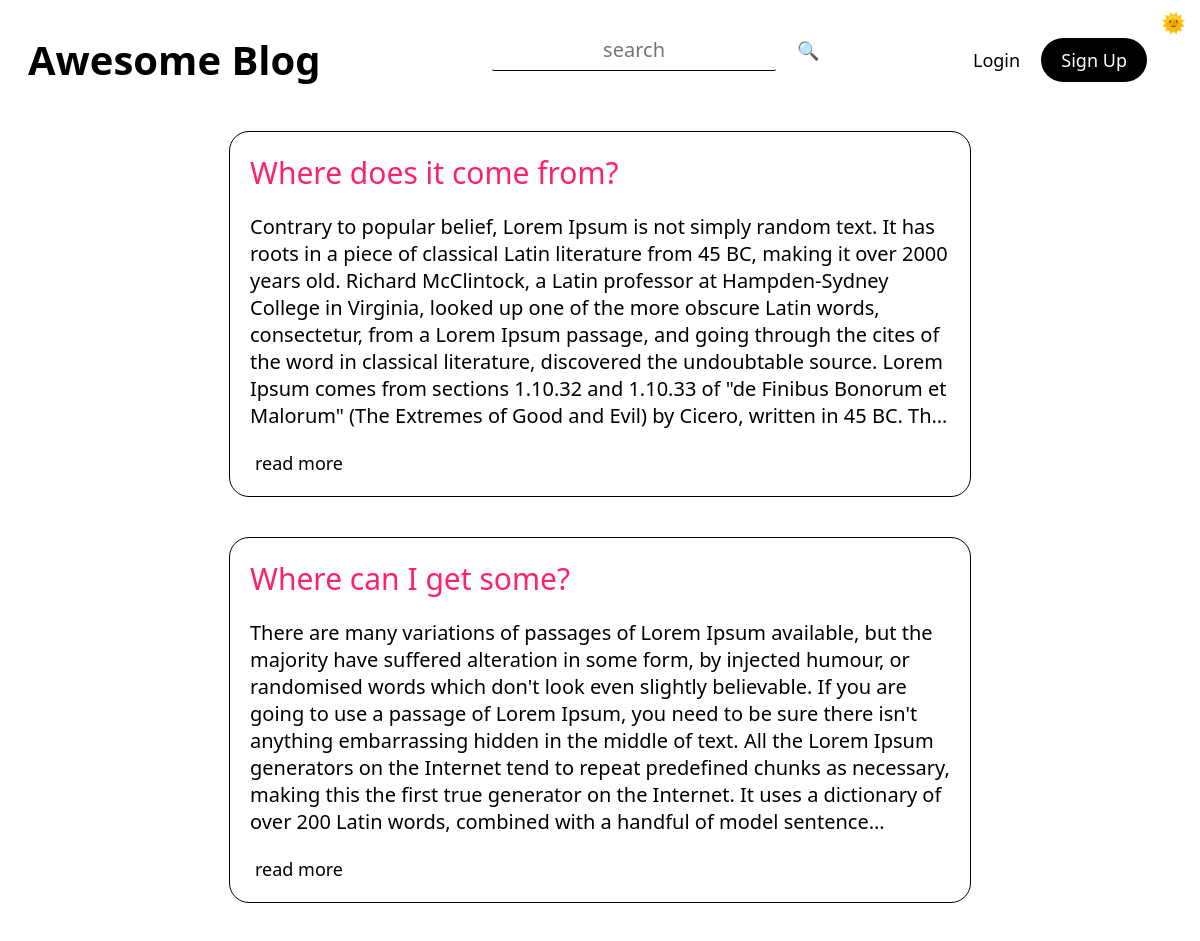
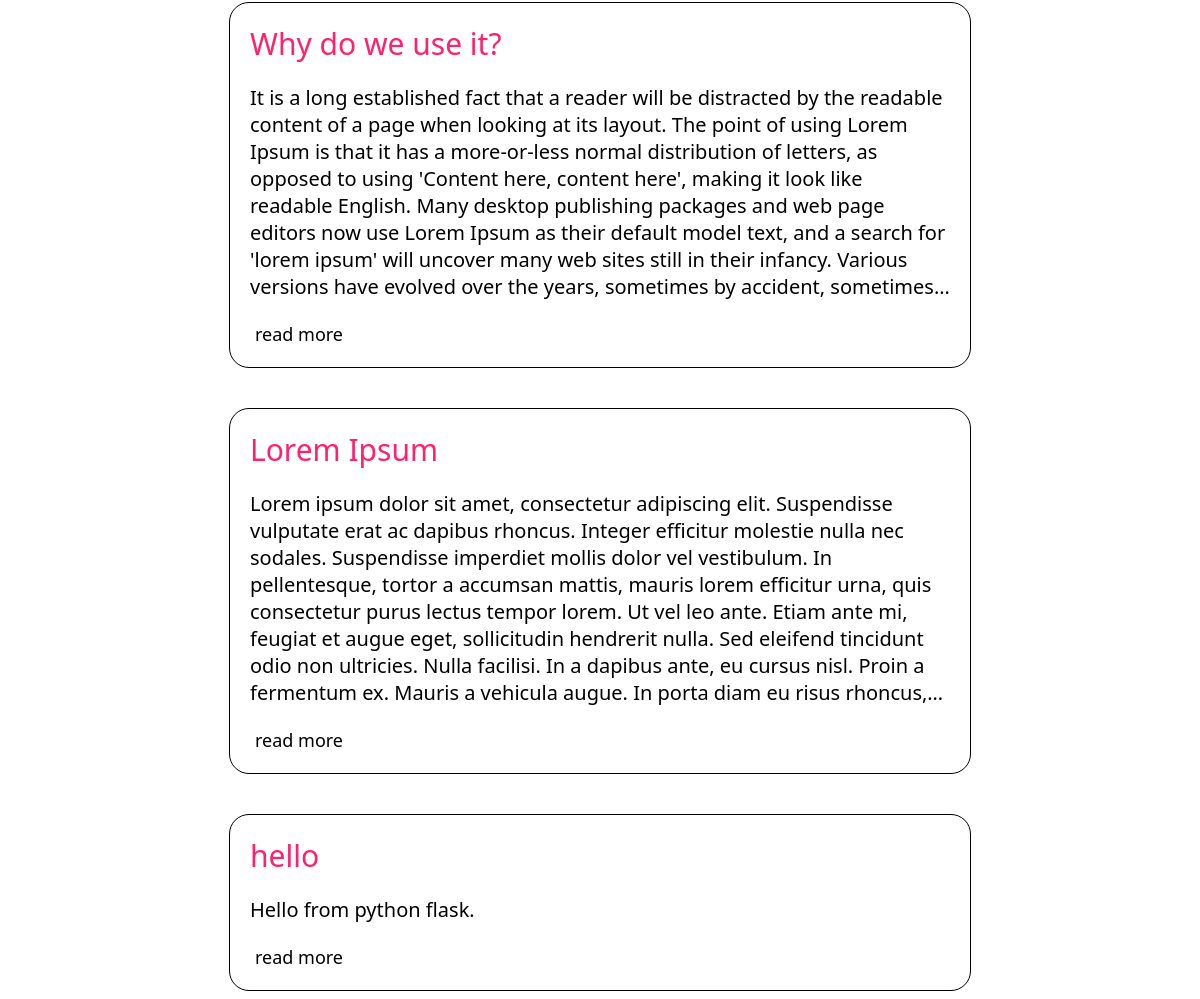
The page / on the database its author committed (2 pictures, top to bottom).
### tables this page shows
CREATE TABLE "posts" (
	"id"	INTEGER NOT NULL UNIQUE,
	"title"	TEXT NOT NULL,
	"tags"	TEXT,
	"content"	TEXT NOT NULL,
	"author"	TEXT NOT NULL,
	"date"	TEXT NOT NULL,
	"time"	TEXT NOT NULL,
	"views"	TEXT,
	"lastEditDate"	TEXT,
	"lastEditTime"	TEXT,
	PRIMARY KEY("id" AUTOINCREMENT)
);

### routes/index.py (the view)
@indexBlueprint.route("/")
def index():
    connection = sqlite3.connect("db/posts.db")
    cursor = connection.cursor()
    cursor.execute("select * from posts")
    posts = cursor.fetchall()
    return render_template(
        "index.html",
        posts=posts,
    )

### app.py (called while the page is built)
@app.context_processor
def utility_processor():
    getProfilePicture
    return dict(getProfilePicture=getProfilePicture)

### templates/index.html (shortened to what this page needs)
{% extends 'layout.html'%} {%block head%}
<link
  rel="stylesheet"
  href="{{ url_for('static', filename='css/index.css') }}"
/>
{% endblock head %} {%block body%} {% for post in posts %}
<div class="post centeredHorizontally">
  <a class="title textPrimary" href="post/{{post[0]}}">{{post[1]}}</a>
  <div class="content" tag="content">{{post[3]|safe}}</div>
  <a href="post/{{post[0]}}" class="btn btnLink">read more</a>
</div>
{% endfor %} {% endblock body %}

### static/css/general.css (style rules this page uses)
:root { --themePrimary: #000; --themeSecondary: #fff; --themeHelper: #303030; --primaryColor: #ff206e; --primaryHelper: #FF4F8C; }
* { font-family: system-ui, "Segoe UI", Roboto, Helvetica, Arial, sans-serif, "Apple Color Emoji", "Segoe UI Emoji", "Segoe UI Symbol"; color: var(--themePrimary); }
html { font-size: 125% !important; }
body { background-color: var(--themeSecondary); }
a { text-decoration: none; user-select: none; }
.centeredHorizontally { margin-left: auto; margin-right: auto; }
.btn { height: fit-content; width: fit-content; border-radius: 2rem; border: 0px; transition: 0.25s; font-weight: 500; cursor: pointer; font-size: 0.9rem; text-align: center; margin: 0rem 0.25rem; }
.btnLink { background-color: transparent; }
.textPrimary { color: var(--primaryColor); transition: 0.25s; }

### static/css/index.css (style rules this page uses)
.post { max-width: 35rem; max-height: fit-content; margin-top: 2rem; border: 1px solid var(--themePrimary); border-radius: 1rem; padding: 1rem; }
.content { display: -webkit-box; overflow: hidden; -webkit-line-clamp: 8; -webkit-box-orient: vertical; margin: 1rem 0rem; }
.content p { display: inline; }
.title { font-size: 1.5rem; }

### static/css/editor.css (style rules this page uses)
:root { --ck-border-radius: 1rem; --ck-font-size-base: 1rem; --ck-custom-background: hsl(270, 1%, 29%); --ck-custom-foreground: hsl(255, 3%, 18%); --ck-custom-border: hsl(300, 1%, 22%); --ck-custom-white: var(--light); --ck-color-base-foreground: var(--ck-custom-background); --ck-color-focus-border: hsl(208, 90%, 62%); --ck-color-text: hsl(0, 0%, 98%); --ck-color-shadow-drop: hsla(0, 0%, 0%, 0.2); --ck-color-shadow-inner: hsla(0, 0%, 0%, 0.1); --ck-color-button-default-background: var(--ck-custom-background); --ck-color-button-default-hover-background: hsl(270, 1%, 22%); --ck-color-button-default-active-background: hsl(270, 2%, 20%); --ck-color-button-default-active-shadow: hsl(270, 2%, 23%); --ck-color-button-default-disabled-background: var(--ck-custom-background); --ck-color-button-on-background: var(--ck-custom-foreground); --ck-color-button-on-hover-background: hsl(255, 4%, 16%); --ck-color-button-on-active-background: hsl(255, 4%, 14%); --ck-color-button-on-active-shadow: hsl(240, 3%, 19%); --ck-color-button-on-disabled-background: var(--ck-custom-foreground); --ck-color-button-action-background: hsl(168, 76%, 42%); --ck-color-button-action-hover-background: hsl(168, 76%, 38%); --ck-color-button-action-active-background: hsl(168, 76%, 36%); --ck-color-button-action-active-shadow: hsl(168, 75%, 34%); --ck-color-button-action-disabled-background: hsl(168, 76%, 42%); --ck-color-button-action-text: var(--ck-custom-white); --ck-color-button-save: hsl(120, 100%, 46%); --ck-color-button-cancel: hsl(15, 100%, 56%); --ck-color-dropdown-panel-background: var(--ck-custom-background); --ck-color-dropdown-panel-border: var(--ck-custom-foreground); --ck-color-split-button-hover-background: var(--ck-color-button-default-hover-background); --ck-color-split-button-hover-border: var(--ck-custom-foreground); --ck-color-input-background: var(--ck-custom-background); --ck-color-input-border: hsl(257, 3%, 43%); --ck-color-input-text: hsl(0, 0%, 98%); --ck-color-input-disabled-background: hsl(255, 4%, 21%); --ck-color-input-disabled-border: hsl(250, 3%, 38%); --ck-color-input-disabled-text: hsl(0, 0%, 78%); --ck-color-labeled-field-label-background: var(--ck-custom-background); --ck-color-list-background: var(--ck-custom-background); --ck-color-list-button-hover-background: var(--ck-custom-foreground); --ck-color-list-button-on-background: hsl(208, 88%, 52%); --ck-color-list-button-on-text: var(--ck-custom-white); --ck-color-panel-background: var(--ck-custom-background); --ck-color-panel-border: var(--ck-custom-border); --ck-color-toolbar-background: var(--ck-custom-background); --ck-color-toolbar-border: var(--ck-custom-border); --ck-color-tooltip-background: hsl(252, 7%, 14%); --ck-color-tooltip-text: hsl(0, 0%, 93%); --ck-color-image-caption-background: hsl(0, 0%, 97%); --ck-color-image-caption-text: hsl(0, 0%, 20%); --ck-color-widget-blurred-border: hsl(0, 0%, 87%); --ck-color-widget-hover-border: hsl(43, 100%, 68%); --ck-color-widget-editable-focus-background: var(--ck-custom-white); --ck-color-link-default: hsl(190, 100%, 75%); }

### rows shown on the page
posts: title "Where does it come from?", content "Contrary to popular belief, Lorem Ipsum is not simply random text. It has roots in a piece of classical Latin literature from 45 BC, making it over 2000 years old. Richard McClintock, a Latin professor at Hampden-Sydney College in Virginia, looked up one of the more obscure Latin words, consectetur, from a Lorem Ipsum passage, and going through the cites of the word in classical literature, discovered the undoubtable source. Lorem Ipsum comes from sections 1.10.32 and 1.10.33 of \"de Finibus Bonorum et Malorum\" (The Extremes of Good and Evil) by Cicero, written in 45 BC.…"
posts: title "Where can I get some?", content "There are many variations of passages of Lorem Ipsum available, but the majority have suffered alteration in some form, by injected humour, or randomised words which don't look even slightly believable. If you are going to use a passage of Lorem Ipsum, you need to be sure there isn't anything embarrassing hidden in the middle of text. All the Lorem Ipsum generators on the Internet tend to repeat predefined chunks as necessary, making this the first true generator on the Internet. It uses a dictionary of over 200 Latin words, combined with a handful of model…"
posts: title "Why do we use it?", content "It is a long established fact that a reader will be distracted by the readable content of a page when looking at its layout. The point of using Lorem Ipsum is that it has a more-or-less normal distribution of letters, as opposed to using 'Content here, content here', making it look like readable English. Many desktop publishing packages and web page editors now use Lorem Ipsum as their default model text, and a search for 'lorem ipsum' will uncover many web sites still in their infancy. Various versions have evolved over the years, sometimes by accident,…"
posts: title "Lorem Ipsum", content "Lorem ipsum dolor sit amet, consectetur adipiscing elit. Suspendisse vulputate erat ac dapibus rhoncus. Integer efficitur molestie nulla nec sodales. Suspendisse imperdiet mollis dolor vel vestibulum. In pellentesque, tortor a accumsan mattis, mauris lorem efficitur urna, quis consectetur purus lectus tempor lorem. Ut vel leo ante. Etiam ante mi, feugiat et augue eget, sollicitudin hendrerit nulla. Sed eleifend tincidunt odio non ultricies. Nulla facilisi. In a dapibus ante, eu cursus nisl. Proin a fermentum ex. Mauris a vehicula augue. In porta diam eu risus…"
posts: title "hello", content "Hello from python flask."
